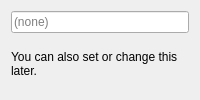
<?xml version="1.0" encoding="UTF-8"?>
<ui version="4.0">
 <class>Page2Description</class>
 <widget class="QWizardPage" name="Page2Description">
  <property name="windowTitle">
   <string>WizardPage</string>
  </property>
  <property name="title">
   <string>Repository Description</string>
  </property>
  <property name="subTitle">
   <string>Write a short description for your repository. (Optional)</string>
  </property>
  <attribute name="pageId">
   <string notr="true">2</string>
  </attribute>
  <layout class="QVBoxLayout" name="verticalLayout">
   <item>
    <widget class="QLineEdit" name="lineEditDescription">
     <property name="placeholderText">
      <string>(none)</string>
     </property>
    </widget>
   </item>
   <item>
    <widget class="QLabel" name="label_2">
     <property name="text">
      <string>You can also set or change this later.</string>
     </property>
     <property name="wordWrap">
      <bool>true</bool>
     </property>
    </widget>
   </item>
  </layout>
 </widget>
 <resources/>
 <connections/>
</ui>
